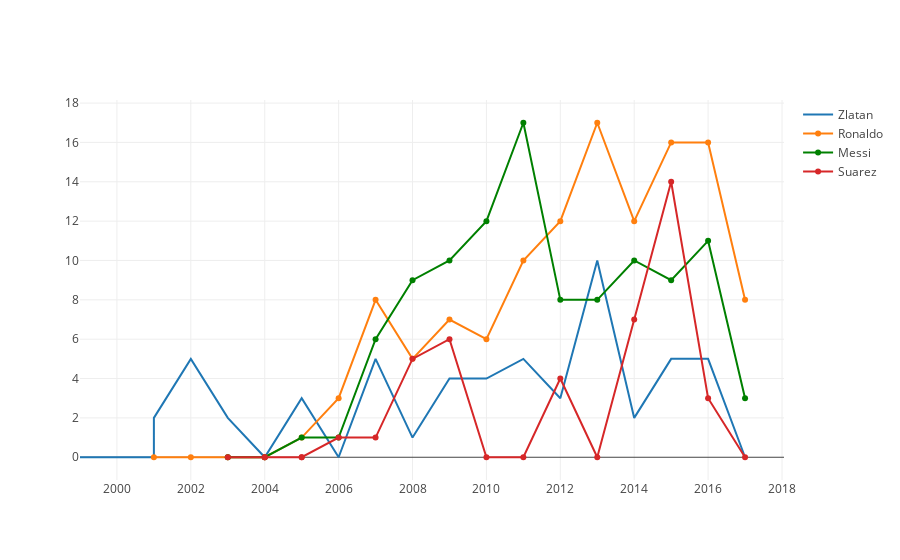

Source (notebook cell):
### Code cell
trace0 = go.Scatter(
    x = Zlatan['Year'],
    y = Zlatan['European_goals'],
    mode = 'lines',
    name = 'Zlatan'
)
trace1 = go.Scatter(
    x = ronaldo['Year'],
    y = ronaldo['European_goals'],
    mode = 'lines+markers',
    name = 'Ronaldo'
)
trace2 = go.Scatter(
    x = messi['Year'],
    y = messi['European_goals'],
    mode = 'lines+markers',
    name = 'Messi',
    line=Line(color='green')
)
trace3 = go.Scatter(
    x = suarez['Year'],
    y = suarez['European_goals'],
    mode = 'lines+markers',
    name = 'Suarez'
)
data = [trace0, trace1, trace2, trace3]

layout = go.Layout(
    xaxis=dict(
    )
)
fig = go.Figure(data=data, layout=layout)

#go.Layout(xaxis = list(autorange = "reversed"))

iplot(data)

### Figure 1 — Plotly figure (JSON) as saved in the notebook; plotly's stock layout.template omitted (floating-point values rounded to 4 significant figures)
{"data": [{"mode": "lines", "name": "Zlatan", "type": "scatter", "x": [2017, 2016, 2015, 2014, 2013, 2012, 2011, 2010, 2009, 2008, 2007, 2006, 2005, 2004, 2003, 2002, 2001, 2001, 2000, 1999], "y": [0, 5, 5, 2, 10, 3, 5, 4, 4, 1, 5, 0, 3, 0, 2, 5, 2, 0, 0, 0]}, {"mode": "lines+markers", "name": "Ronaldo", "type": "scatter", "x": [2017, 2016, 2015, 2014, 2013, 2012, 2011, 2010, 2009, 2008, 2007, 2006, 2005, 2004, 2003, 2002, 2001], "y": [8, 16, 16, 12, 17, 12, 10, 6, 7, 5, 8, 3, 1, 0, 0, 0, 0]}, {"line": {"color": "green"}, "mode": "lines+markers", "name": "Messi", "type": "scatter", "x": [2017, 2016, 2015, 2014, 2013, 2012, 2011, 2010, 2009, 2008, 2007, 2006, 2005, 2004, 2003], "y": [3, 11, 9, 10, 8, 8, 17, 12, 10, 9, 6, 1, 1, 0, 0]}, {"mode": "lines+markers", "name": "Suarez", "type": "scatter", "x": [2017, 2016, 2015, 2014, 2013, 2012, 2011, 2010, 2009, 2008, 2007, 2006, 2005, 2005, 2004, 2004, 2003], "y": [0, 3, 14, 7, 0, 4, 0, 0, 6, 5, 1, 1, 0, 0, 0, 0, 0]}], "layout": {}}
